Frame 1 (no input): blank canvas, image omitted
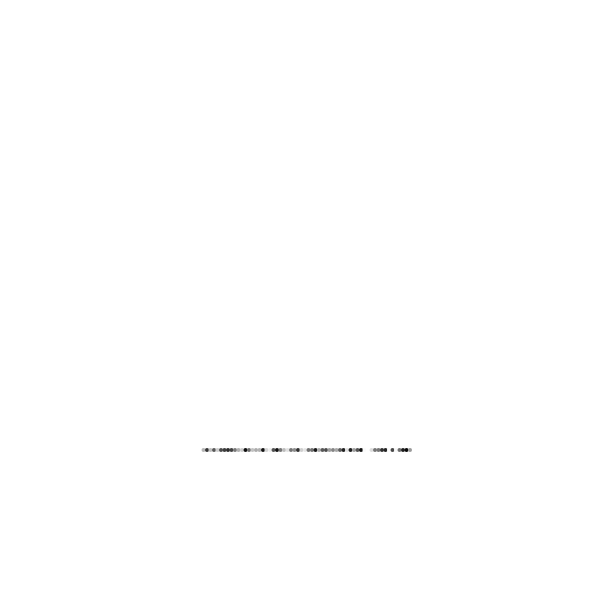
Frame 60 (no input)
Frame 120 (the mouse pressed at the canvas centre since frame 60): blank canvas, image omitted

The p5.js sketch that drew this single still picture (run headless with seeded random() and noise() and a simulated clock; from frame 60 on, the mouse is pressed at the canvas centre):

// p5.js sketch
// ── sketch.js
/* Define functions. 
Created by Grace Zuniga May 2017
*/

var string = { //creates variable string
  x: 200, // x is valued at 200
  y: 450, // y is valued at 450
  xspeed: 3.5, // xspeed is valued at 3.5
  yspeed: -2.5 // y speed is valued at -2.5
}

function setup() { 
  createCanvas(600, 600); // canvas sized 600 by 600
  background(255); // color is set to white
}

function draw() {
  across(); // calling across function
}

function across() { // setting up following parameters for across function
  if (string.x > width || string.x <0) { // if loop sting.x is greater than or less than 0 then read next line
    string.xspeed = string.xspeed * -1; // variable string.xspeed will be assigned value of xstring.xspeed *-1 (motion)
    background(255, random(255), 255); // fill background this color
  }

  
  string.x = string.x + string.xspeed; // code for motion, 

  strokeWeight(4); // object outline is set to 4
  stroke(random(255)); // object outline color is set to grayscale random
  point(string.x, string.y); // create shape at variable values
}
